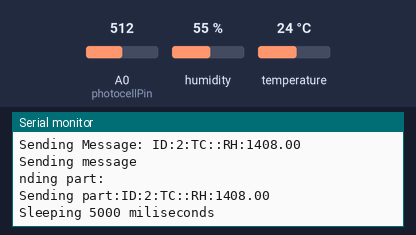
A sketch run on a simulated Arduino Uno, built with avr-gcc and run on an emulated ATmega328P. On the bench: the last lines printed to the serial monitor. Wiring (inferred from the names in the program): DHT11 sensor: data pin 6. The inputs (shaded band) are chosen by the test bench; at power-on: humidity 55 %, temperature 24 °C, A0 (photocellPin) = 512. Random numbers use the default seed unless the sketch sets one; no radio packets arrive unless stated.

Above: at 1.2 s.
1.3 s: humidity set to 22 %
At 5.61 s:
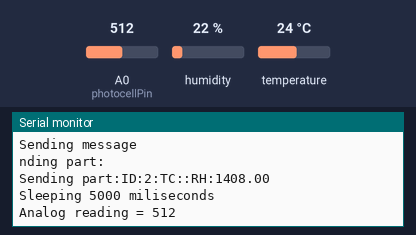
12.7 s: temperature set to 41 °C
At 17.8 s:
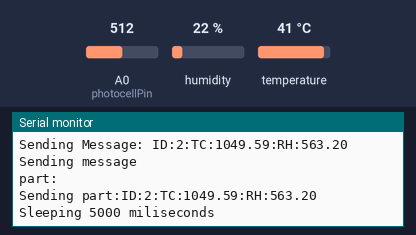
23.5 s: A0 (photocellPin) set to 716
At 27.31 s:
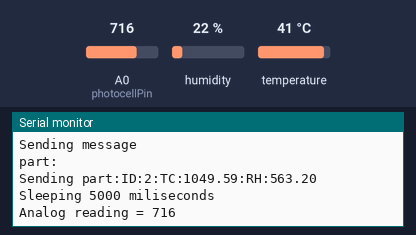
28.9 s: A0 (photocellPin) set to 900
At 32.74 s:
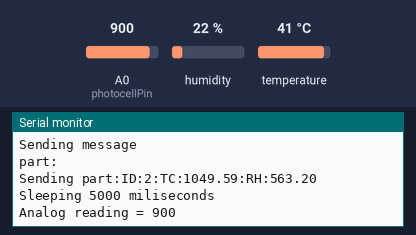
34.3 s: humidity set to 40 %
At 39.0 s:
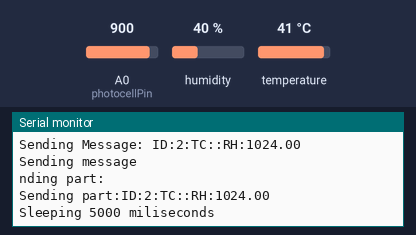
Timing chart, 0 to 40.5 s (numbered marks = the images above; inputs shaded):
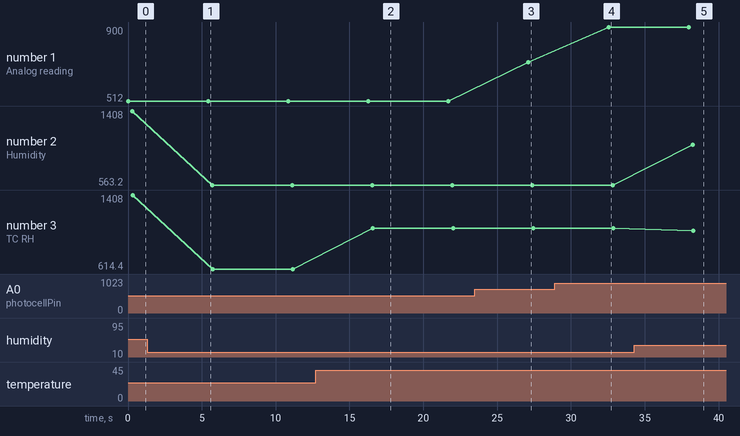

Measured:
- after the input at 12.7 s, the serial monitor: prints a new line after 3.8 s (image 2)
- after the input at 23.5 s, the serial monitor: prints a new line after 3.6 s (image 3)
- after the input at 28.9 s, the serial monitor: prints a new line after 3.6 s (image 4)
- after the input at 34.3 s, the serial monitor: prints a new line after 3.9 s (image 5)
- plotted number 1: 512 → 716 after the input at 23.5 s, 716 → 900 after the input at 28.9 s
- plotted number 2: 1408 → 563.2 after the input at 1.3 s, 563.2 → 1024 after the input at 34.3 s
- plotted number 3: 614.4 → 1049.59 after the input at 12.7 s, 1049.59 → 1024 after the input at 34.3 s

The sketch:

sketch_sensorStation.ino
```cpp
#include <VirtualWire.h>
#include <DHT.h>

#define MYID 2      //the ID number of this board.  Change this for each board you flash.
                    //The ID will be transmitted with the data so you can tell which device is transmitting
#define TRANSPIN 7  //what pin to transmit on
#define DHTPIN 6     // what pin the DHT is connected to
#define UNIT 1      // 0 for Fahrenheit and 1 for Celsius

// Uncomment whatever type you're using!
//#define DHTTYPE DHT11   // DHT 11
#define DHTTYPE DHT22   // DHT 22  (AM2302)
//#define DHTTYPE DHT21   // DHT 21 (AM2301)

// Connect pin 1 (on the left) of the sensor to +5V
// Connect pin 2 of the sensor to whatever your DHTPIN is
// Connect pin 4 (on the right) of the sensor to GROUND
// Connect a 10K resistor from pin 2 (data) to pin 1 (power) of the sensor

DHT dht(DHTPIN, DHTTYPE);

void setup() {
  Serial.begin(9600);
  randomSeed(analogRead(A0));  //initialize the random number generator with
                               //a random read from an unused and floating analog port
  //initialize the virtual wire library
//  vw_set_ptt_inverted(true); // Required for DR3100
  vw_set_tx_pin(TRANSPIN);
  vw_setup(2000);  //keep the data rate low for better reliability and range

  //Initialize the Sensor
  dht.begin();
}

int ftoa(char *a, float f)  //translates floating point readings into strings to send over the air
{
  int left=int(f);
  float decimal = f-left;
  int right = decimal *100; //2 decimal points
  if (right > 10) {  //if the decimal has two places already. Otherwise
    sprintf(a, "%d.%d",left,right);
  } else {
    sprintf(a, "%d.0%d",left,right); //pad with a leading 0
  }
}

int xmitMessage(char *msg){
    digitalWrite(13, true); // Flash an led to show transmitting
//    char msg1[7] = {'h','e','l','l','o',' ','#'};
      Serial.println("Sending message");
      Serial.println("Original length:" + strlen(msg));

      int counter = 0;
      while (true) {
        int len = strlen(&msg[counter]);
        if (len>27){
          char buffer[27];
          memcpy(buffer, &msg[counter], 27);
          buffer[27] = '\0';
          Serial.print("Sending part:");
          Serial.println(buffer);
          vw_send((uint8_t *)buffer, strlen(buffer));
          counter+=27;
        } else { //msg is shorter than 27
          Serial.print("Sending part:");
          Serial.println(&msg[counter]);
          vw_send((uint8_t *)&msg[counter], strlen(&msg[counter]));
          break;
        }
      }


//    vw_send((uint8_t *)msg1, 7);
    vw_wait_tx(); // Wait until the whole message is gone
    digitalWrite(13, false);
}


void loop() {
  readPhotoCell();


  char message[50];

  // Reading temperature or humidity takes about 250 milliseconds!
  // Sensor readings may also be up to 2 seconds 'old' (its a very slow sensor)
  float h = dht.readHumidity();
  float t = dht.readTemperature();
  float tf = t * 1.8 +32;  //Convert from C to F

 //build the message
  char temp[6]; //2 int, 2 dec, 1 point, and \0
  char hum[7];
  if (UNIT == 0 ){  //choose the right unit F or C
    ftoa(temp,tf);
  }
  else {
    ftoa(temp,t);
  }
  ftoa(hum,h);

  // check if returns are valid, if they are NaN (not a number) then something went wrong!
  if (isnan(t) || isnan(h)) {
    sprintf(message, "ID:%d:ER:ERROR\0", MYID);  //millis provides a stamp for deduping if signal is repeated
    Serial.println("Failed to read from DHT");
    xmitMessage(message);
  } else {
    Serial.print("Humidity: ");
    Serial.print(h);
    Serial.print(" %\t");
    Serial.print("Temperature: ");
    if (UNIT == 0 ) {
      Serial.print(tf);
      Serial.println(" *F");
    }else {
      Serial.print(t);
      Serial.println(" *C");
    }
    Serial.print("Sending Message: ");
    if (UNIT == 0 ){
      sprintf(message, "ID:%d:TF:%s:RH:%s\0", MYID, temp, hum);  //millis provides a stamp for deduping if signal is repeated
    }
    else { //Celsius
      sprintf(message, "ID:%d:TC:%s:RH:%s\0", MYID, temp, hum);  //millis provides a stamp for deduping if signal is repeated
    }
    Serial.println(message);
    xmitMessage(message);  //message will not be sent if there is an error
  }
  unsigned long randNumber = random(60,120); //1 to 2 minutes to delay
  //unsigned long sleepTime=randNumber*1000;
  unsigned long sleepTime = 5000;
  Serial.print("Sleeping ");
  Serial.print(sleepTime);
  Serial.println(" miliseconds");
  delay(sleepTime);  //Sleep randomly to avoid cross talk with another unit
}


int readPhotoCell() {
  int photocellPin = 0;     // the cell and 10K pulldown are connected to a0
  int photocellReading;     // the analog reading from the sensor divider

  photocellReading = analogRead(photocellPin);

  Serial.print("Analog reading = ");
  Serial.println(photocellReading);     // the raw analog reading
  return photocellReading;
}
```
